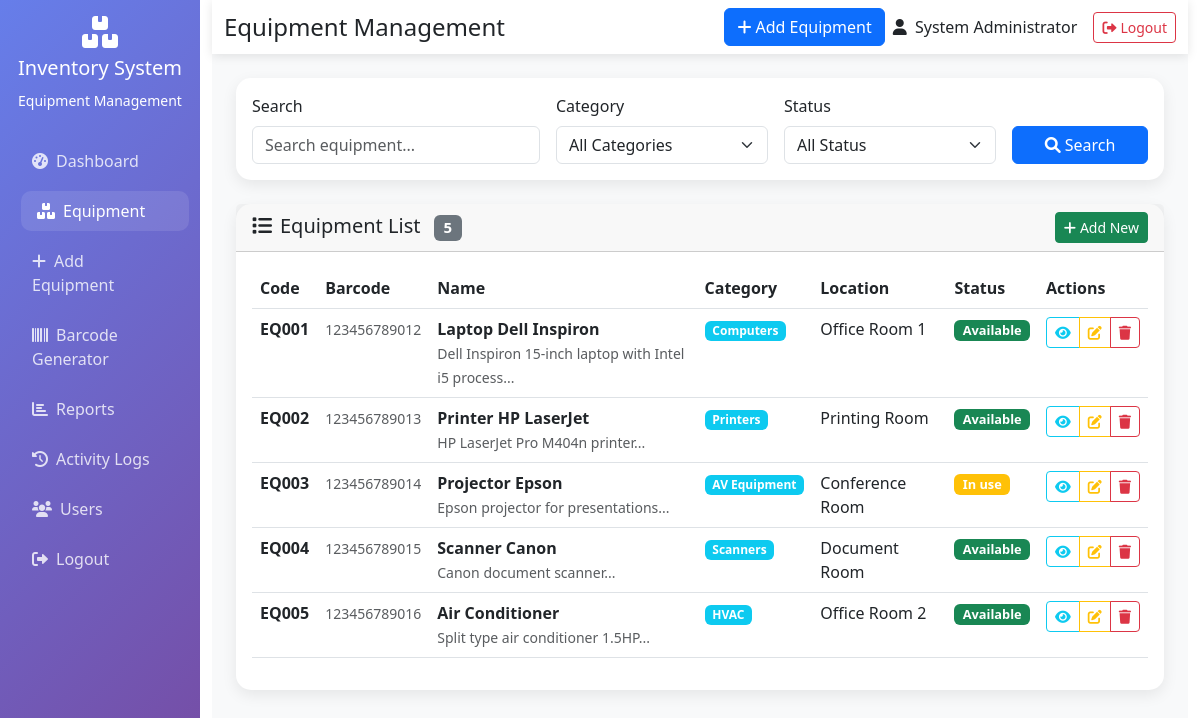
The app's page /equipment.php (signed in) with its own data.
### tables this page shows
CREATE TABLE equipment (
    id INT AUTO_INCREMENT PRIMARY KEY,
    equipment_code VARCHAR(50) NOT NULL UNIQUE,
    barcode VARCHAR(100) NOT NULL UNIQUE,
    name VARCHAR(200) NOT NULL,
    description TEXT,
    category VARCHAR(100),
    location VARCHAR(200),
    status ENUM('available', 'in_use', 'maintenance', 'damaged', 'lost') DEFAULT 'available',
    purchase_date DATE,
    purchase_price DECIMAL(10,2),
    supplier VARCHAR(200),
    warranty_expiry DATE,
    notes TEXT,
    created_at TIMESTAMP DEFAULT CURRENT_TIMESTAMP,
    updated_at TIMESTAMP DEFAULT CURRENT_TIMESTAMP ON UPDATE CURRENT_TIMESTAMP
);

### equipment.php (the view, shortened to what this page needs)
<?php
$pdo = getDBConnection();
$search = $_GET['search'] ?? '';
$where_conditions = [];
$params = [];
$where_clause = !empty($where_conditions) ? "WHERE " . implode(" AND ", $where_conditions) : "";
$sql = "SELECT * FROM equipment $where_clause ORDER BY created_at DESC";
$stmt = $pdo->prepare($sql);
$stmt->execute($params);
$equipment_list = $stmt->fetchAll();
?>
<!DOCTYPE html>
<html lang="en">
<head>
    <link href="https://cdn.jsdelivr.net/npm/bootstrap@5.3.0/dist/css/bootstrap.min.css" rel="stylesheet">
    <link href="https://cdnjs.cloudflare.com/ajax/libs/font-awesome/6.0.0/css/all.min.css" rel="stylesheet">
</head>
<body>
    <div class="container-fluid">
        <div class="row">
            <div class="col-md-3 col-lg-2 px-0">
                <div class="sidebar p-3">
                    <div class="text-center mb-4">
                        <i class="fas fa-boxes fa-2x mb-2"></i>
                        <h5>Inventory System</h5>
                        <small>Equipment Management</small>
                    </div>
                    <nav class="nav flex-column">
                        <a class="nav-link" href="dashboard.php">
                            <i class="fas fa-tachometer-alt me-2"></i>Dashboard
                        </a>
                        <a class="nav-link active" href="equipment.php">
                            <i class="fas fa-boxes me-2"></i>Equipment
                        </a>
                        <a class="nav-link" href="add_equipment.php">
                            <i class="fas fa-plus me-2"></i>Add Equipment
                        </a>
                        <a class="nav-link" href="barcode_generator.php">
                            <i class="fas fa-barcode me-2"></i>Barcode Generator
                        </a>
                        <a class="nav-link" href="reports.php">
                            <i class="fas fa-chart-bar me-2"></i>Reports
                        </a>
                        <a class="nav-link" href="activity_logs.php">
                            <i class="fas fa-history me-2"></i>Activity Logs
                        </a>
                        <a class="nav-link" href="users.php">
                            <i class="fas fa-users me-2"></i>Users
                        </a>
                        <a class="nav-link" href="logout.php">
                            <i class="fas fa-sign-out-alt me-2"></i>Logout
                        </a>
                    </nav>
                </div>
            </div>
            <div class="col-md-9 col-lg-10">
                <div class="main-content">
                    <nav class="navbar navbar-expand-lg">
                        <div class="container-fluid">
                            <h4 class="mb-0">Equipment Management</h4>
                            <div class="d-flex align-items-center">
                                <a href="add_equipment.php" class="btn btn-primary me-2">
                                    <i class="fas fa-plus me-1"></i>Add Equipment
                                </a>
                                <span class="me-3">
                                    <i class="fas fa-user me-1"></i>
                                    <?php echo htmlspecialchars($_SESSION['full_name']); ?>
                                </span>
                                <a href="logout.php" class="btn btn-outline-danger btn-sm">
                                    <i class="fas fa-sign-out-alt me-1"></i>Logout
                                </a>
                            </div>
                        </div>
                    </nav>
                    <div class="p-4">
                        <div class="card mb-4">
                            <div class="card-body">
                                <form method="GET" class="row g-3">
                                    <div class="col-md-4">
                                        <label class="form-label">Search</label>
                                        <input type="text" class="form-control" name="search"
                                               value="<?php echo htmlspecialchars($search); ?>"
                                               placeholder="Search equipment...">
                                    </div>
                                    <div class="col-md-3">
                                        <label class="form-label">Category</label>
                                        <select class="form-select" name="category">
                                            <option value="">All Categories</option>
                                        </select>
                                    </div>
                                    <div class="col-md-3">
                                        <label class="form-label">Status</label>
                                        <select class="form-select" name="status">
                                            <option value="">All Status</option>
                                        </select>
                                    </div>
                                    <div class="col-md-2">
                                        <label class="form-label">&nbsp;</label>
                                        <div class="d-grid">
                                            <button type="submit" class="btn btn-primary">
                                                <i class="fas fa-search me-1"></i>Search
                                            </button>
                                        </div>
                                    </div>
                                </form>
                            </div>
                        </div>
                        <div class="card">
                            <div class="card-header d-flex justify-content-between align-items-center">
                                <h5 class="mb-0">
                                    <i class="fas fa-list me-2"></i>Equipment List
                                    <span class="badge bg-secondary ms-2"><?php echo count($equipment_list); ?></span>
                                </h5>
                                <a href="add_equipment.php" class="btn btn-success btn-sm">
                                    <i class="fas fa-plus me-1"></i>Add New
                                </a>
                            </div>
                            <div class="card-body">
                                <div class="table-responsive">
                                    <table class="table table-hover">
                                        <thead>
                                            <tr>
                                                <th>Code</th>
                                                <th>Barcode</th>
                                                <th>Name</th>
                                                <th>Category</th>
                                                <th>Location</th>
                                                <th>Status</th>
                                                <th>Actions</th>
                                            </tr>
                                        </thead>
                                        <tbody>
                                            <?php if (empty($equipment_list)): ?>
                                                <tr>
                                                    <td colspan="7" class="text-center text-muted">
                                                        <i class="fas fa-box-open fa-2x mb-2"></i>
                                                        <br>No equipment found
                                                    </td>
                                                </tr>
                                            <?php else: ?>
                                                <?php foreach ($equipment_list as $equipment): ?>
                                                <tr>
                                                    <td>
                                                        <strong><?php echo htmlspecialchars($equipment['equipment_code']); ?></strong>
                                                    </td>
                                                    <td>
                                                        <small class="text-muted"><?php echo htmlspecialchars($equipment['barcode']); ?></small>
                                                    </td>
                                                    <td>
                                                        <div>
                                                            <strong><?php echo htmlspecialchars($equipment['name']); ?></strong>
                                                            <?php if ($equipment['description']): ?>
                                                                <br><small class="text-muted"><?php echo htmlspecialchars(substr($equipment['description'], 0, 50)); ?>...</small>
                                                            <?php endif; ?>
                                                        </div>
                                                    </td>
                                                    <td>
                                                        <span class="badge bg-info"><?php echo htmlspecialchars($equipment['category']); ?></span>
                                                    </td>
                                                    <td><?php echo htmlspecialchars($equipment['location']); ?></td>
                                                    <td>
                                                        <?php
                                                        $status_class = 'bg-secondary';
                                                        switch ($equipment['status']) {
                                                            case 'available': $status_class = 'bg-success'; break;
                                                            case 'in_use': $status_class = 'bg-warning'; break;
                                                        }
                                                        ?>
                                                        <span class="badge <?php echo $status_class; ?> status-badge">
                                                            <?php echo ucfirst(str_replace('_', ' ', $equipment['status'])); ?>
                                                        </span>
                                                    </td>
                                                    <td>
                                                        <div class="btn-group btn-group-sm">
                                                            <a href="view_equipment.php?id=<?php echo $equipment['id']; ?>"
                                                               class="btn btn-outline-info" title="View">
                                                                <i class="fas fa-eye"></i>
                                                            </a>
                                                            <a href="edit_equipment.php?id=<?php echo $equipment['id']; ?>"
                                                               class="btn btn-outline-warning" title="Edit">
                                                                <i class="fas fa-edit"></i>
                                                            </a>
                                                            <button type="button" class="btn btn-outline-danger"
                                                                    onclick="confirmDelete(<?php echo $equipment['id']; ?>, '<?php echo htmlspecialchars($equipment['name']); ?>')"
                                                                    title="Delete">
                                                                <i class="fas fa-trash"></i>
                                                            </button>
                                                        </div>
                                                    </td>
                                                </tr>
                                                <?php endforeach; ?>
                                            <?php endif; ?>
                                        </tbody>
                                    </table>
                                </div>
                            </div>
                        </div>
                    </div>
                </div>
            </div>
        </div>
    </div>
</body>
</html>

### equipment.php (style rules this page uses)
.sidebar { background: linear-gradient(135deg, #667eea 0%, #764ba2 100%); min-height: 100vh; color: white; }
.sidebar .nav-link { color: rgba(255, 255, 255, 0.8); border-radius: 10px; margin: 5px 0; transition: all 0.3s ease; }
.sidebar .nav-link:hover, .sidebar .nav-link.active { color: white; background: rgba(255, 255, 255, 0.1); transform: translateX(5px); }
.main-content { background: #f8f9fa; min-height: 100vh; }
.card { border: none; border-radius: 15px; box-shadow: 0 5px 15px rgba(0, 0, 0, 0.08); }
.navbar { background: white; box-shadow: 0 2px 10px rgba(0, 0, 0, 0.1); }
.status-badge { font-size: 0.8rem; }

### records on screen
equipment: equipment_code "EQ001", barcode "123456789012", name "Laptop Dell Inspiron", description "Dell Inspiron 15-inch laptop with Intel i5 process", category "Computers", location "Office Room 1", status "Available"
equipment: equipment_code "EQ002", barcode "123456789013", name "Printer HP LaserJet", description "HP LaserJet Pro M404n printer", category "Printers", location "Printing Room", status "Available"
equipment: equipment_code "EQ003", barcode "123456789014", name "Projector Epson", description "Epson projector for presentations", category "AV Equipment", location "Conference Room", status "In use"
equipment: equipment_code "EQ004", barcode "123456789015", name "Scanner Canon", description "Canon document scanner", category "Scanners", location "Document Room", status "Available"
equipment: equipment_code "EQ005", barcode "123456789016", name "Air Conditioner", description "Split type air conditioner 1.5HP", category "HVAC", location "Office Room 2", status "Available"

### other values on screen
$_SESSION['full_name'] "System Administrator"
count($equipment_list) "5"
